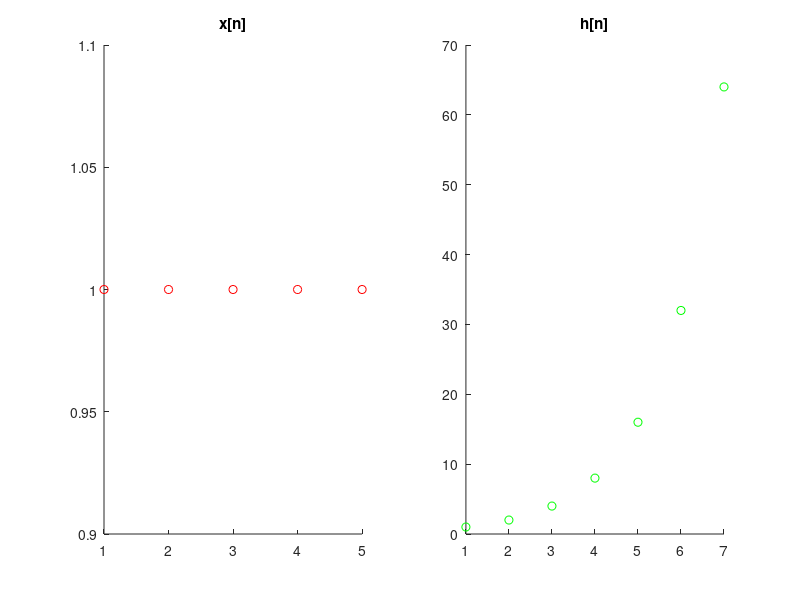
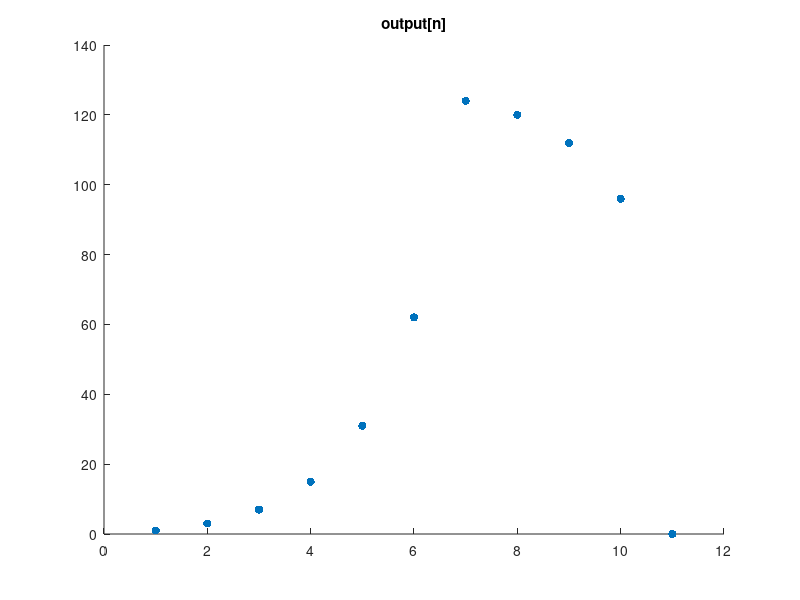

Recreate these plots in MATLAB, in order.
%code writer	:	EOF
%code date	:	2014.10 .1
%e-mail		:	jasonleaster@gmail.com
%code file	:	demo_for_convolution%code writer	:	EOF
%code purpose:
%             A demo for convolution in LTI-system
clear all
close all

% you could use this varible to define how many number of points in the input sequence.
points = 10;

% x is used as input points
% h is used as responce sequnce.

% %% input sequence one
% x = exp(-[0: (points-1)]);
% h = ones(1,points*10);

%% Input sequence two
alpha = 2;
x = [1 1 1 1 1];
h = alpha.^([0:6]);

length_x = size(x,2);
length_h = size(h,2);

figure(1);
subplot(121);
scatter(1:length_x,x,'r');
title('x[n]');
subplot(122);
scatter(1:length_h,h,'g');
title('h[n]');

output = zeros(1,length_x+length_h -1);

%% Kernel part of our convolution sum   :- )
for current_point_n= 1:length_x + length_h

        tmp = current_point_n;
        while(tmp > 0)

            if  current_point_n <= length_x  &&  (current_point_n - tmp + 1) <= length_h
                     output(current_point_n) = output(current_point_n) + x(tmp)*h(current_point_n - tmp + 1);
            end
            
            if current_point_n > length_x && current_point_n < (length_h + length_x -1)
                
                if tmp > length_x
                    tmp = tmp -1;
                    continue;
                else
                    if (current_point_n - tmp + 1) <= length_h
                     output(current_point_n) = output(current_point_n) + x(tmp)*h(current_point_n - tmp + 1);       
                    end
                end
                
            end
            
            tmp = tmp -1;
        end

end

figure(2);
scatter(1:size(output,2),output,'filled');
title('output[n]');